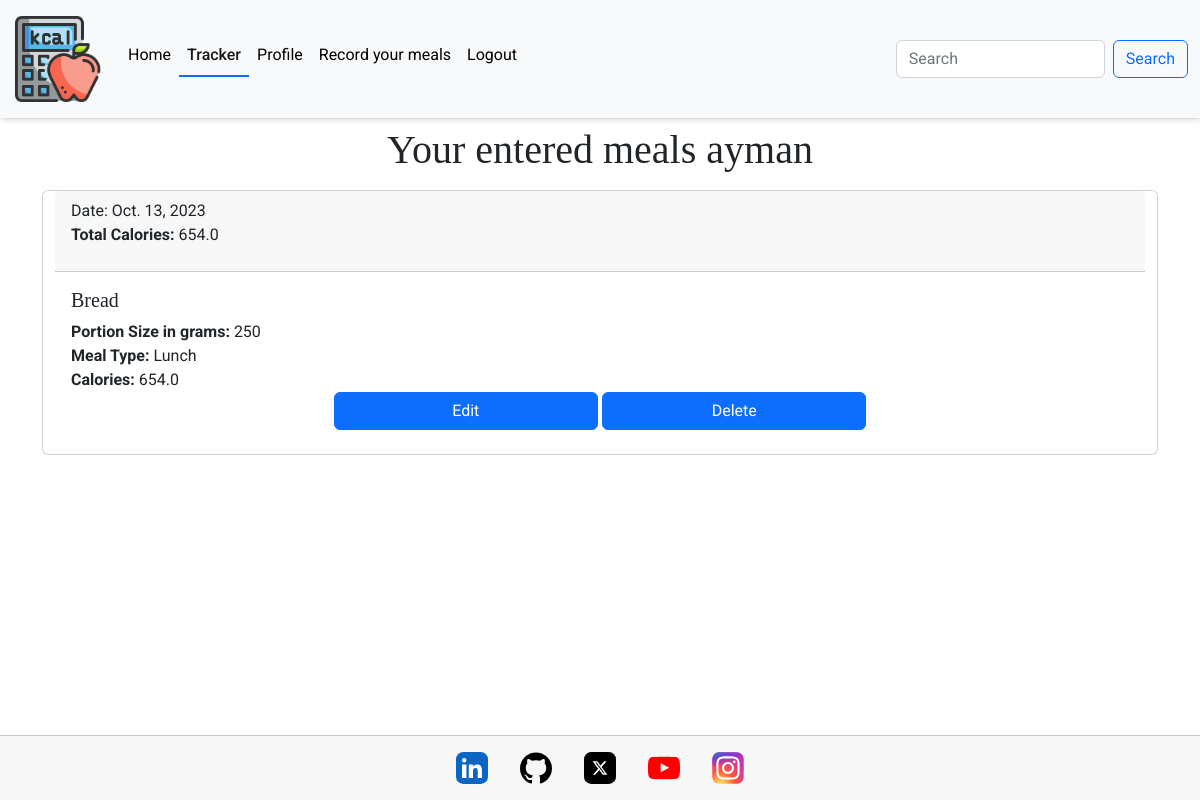
Page /tracker/trackers/ (signed in) on the earlier database version.
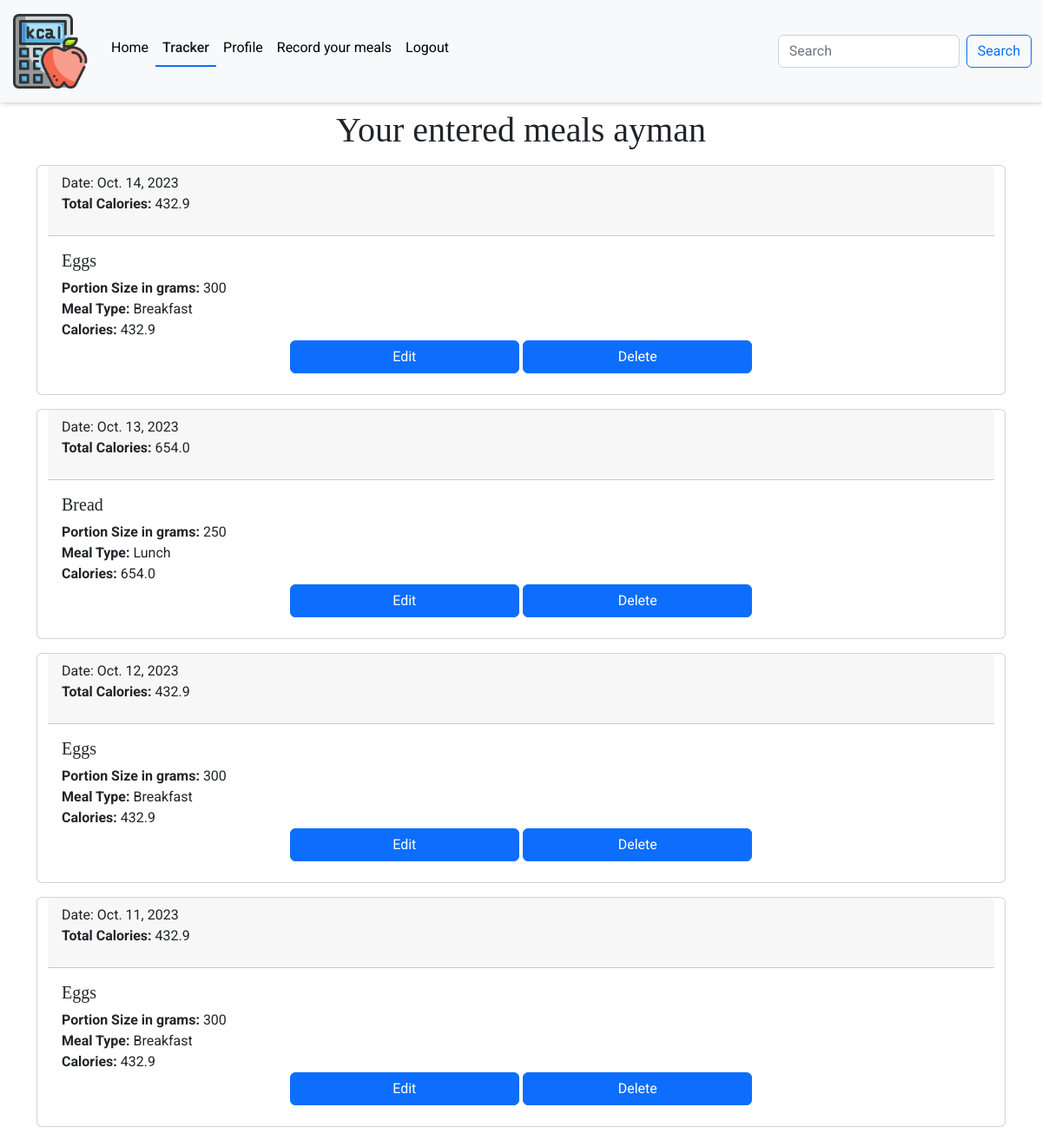
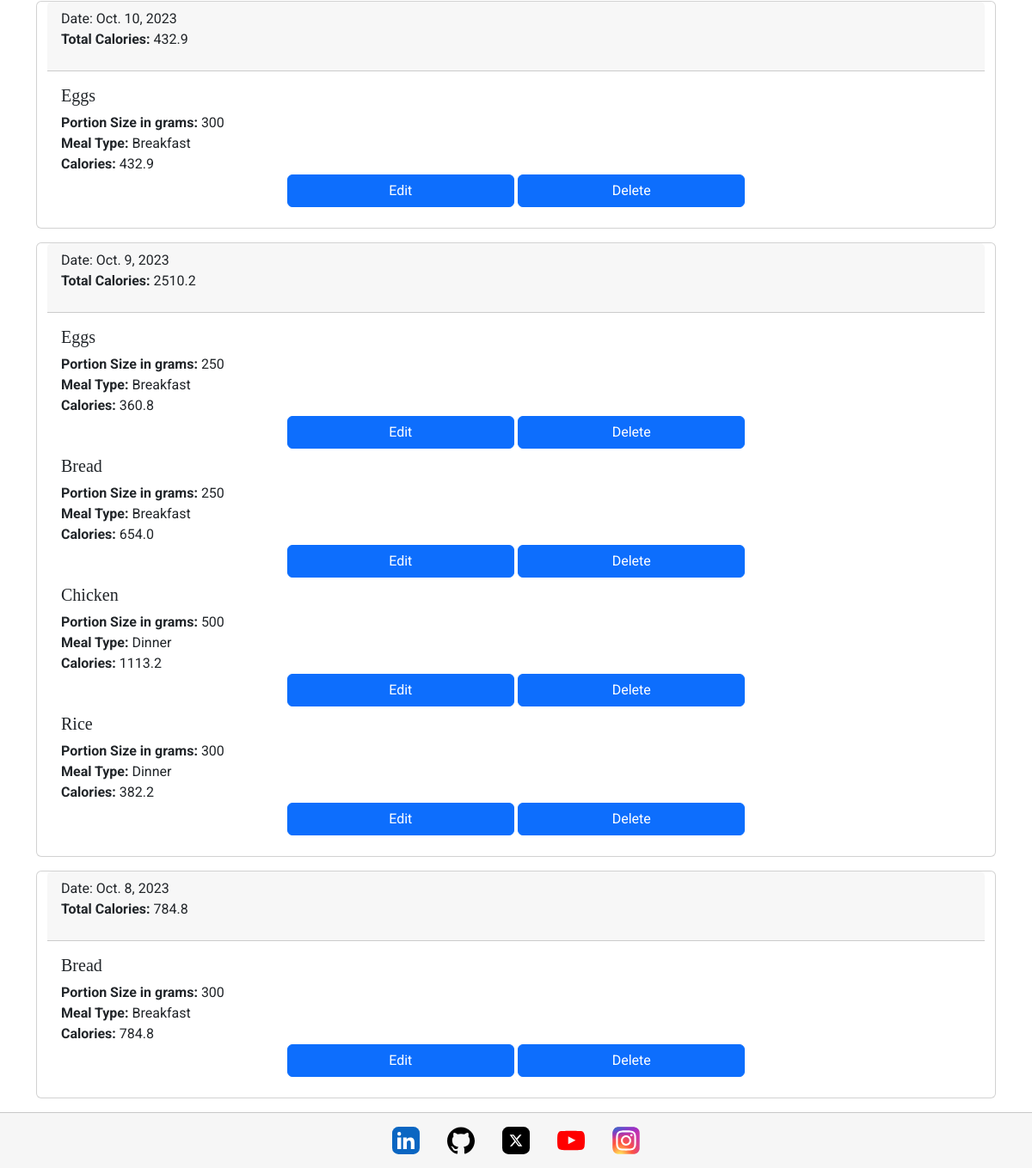
Same page on the later database version (2 pictures, top to bottom).
### tracker/models.py (models this page shows, shortened)
class Tracker(models.Model):
    MEAL_CHOICES = (
        ("Breakfast", "Breakfast"),
        ("Lunch", "Lunch"),
        ("Dinner", "Dinner"),
        ("Snack", "Snack"),
    )
    user = models.ForeignKey(Profile, on_delete=models.CASCADE, related_name="trackers")
    title = models.CharField(max_length=300, null=False, blank=False)
    date = models.DateField(null=False, blank=False)
    portion_size = models.CharField(max_length=200, blank=False, null=False)
    meal_type = models.CharField(choices=MEAL_CHOICES, max_length=10, default="Snack")
    calories = models.FloatField(null=False, default="0")
    image = ResizedImageField(
        size=(400, None),
        quality=75,
        upload_to="tracker/",
        force_format="WEBP",
        blank=True,
        null=False,
    )
    image_alt = models.CharField(max_length=100, null=True, blank=True)
    class Meta:
        ordering = ["-date"]

### tracker/views.py (the view)
# urls.py: path("trackers/", Trackers.as_view(), name="trackers"),
class Trackers(ListView):
    template_name = "tracker/trackers.html"
    model = Tracker
    context_object_name = "trackers"
    def get_context_data(self, **kwargs):
        context = super().get_context_data(**kwargs)
        grouped_by_date = {}
        for date, group in groupby(
            self.object_list.order_by("-date"), lambda x: x.date
        ):
            grouped_entries = list(group)
            total_calories = sum(entry.calories or 0 for entry in grouped_entries)
            grouped_by_date[date] = {
                "entries": grouped_entries,
                "total_calories": total_calories,
            }
        context["trackers_grouped"] = grouped_by_date
        return context
    def get_queryset(self):
        return Tracker.objects.filter(user=self.request.user.profile)

### tracker/templates/tracker/trackers.html (shortened to what this page needs)
{% extends "base.html" %}
{% block content %}
<div class="container justify-content-center d-flex flex-row flex-wrap justify-content-center">
    <h1 class="text-center p-2">
        Your entered meals {{ request.user.username }}
    </h1>
    {% for date, data in trackers_grouped.items %}
    <div class="card mb-3 container justify-content-center">
        <div class="card-header">
            Date: {{ date }}
            <p><strong>Total Calories:</strong> {{ data.total_calories }}</p>
        </div>
        <div class="card-body">
            {% for tracker in data.entries %}
            <div class="row g-0 mb-2">
                <div class="col-md-8">
                    <h5 class="card-title">{{ tracker.title }}</h5>
                    <p class="card-text">
                        <strong>Portion Size in grams:</strong> {{ tracker.portion_size }}<br>
                        <strong>Meal Type:</strong> {{ tracker.meal_type }} <br>
                        <strong>Calories:</strong> {{tracker.calories}}
                    </p>
                </div>
                <div class="text-center">
                    <a href="{% url 'edit_tracker' tracker.id %}" class="btn btn-primary w-25">Edit</a>
                    <a href="{% url 'delete_tracker' tracker.id %}" class="btn btn-primary w-25">Delete</a>
                </div>
            </div>
            {% endfor %}
        </div>
    </div>
    {% endfor %}
</div>
{% endblock %}

### templates/base.html (shortened to what this page needs)
{% load static %}
<!DOCTYPE html>
<html lang="en">
<head>
    {% block extra_css %}
    <link rel="stylesheet" href="https://cdnjs.cloudflare.com/ajax/libs/bootstrap/5.2.3/css/bootstrap.min.css" />
    <link rel="stylesheet" href="{% static '/css/base.css' %}">
    {% endblock %}
</head>
<body>
    {% include 'includes/header.html' %}
    <main>
        {% block content %}
        {% endblock %}
    </main>
    {% include 'includes/footer.html' %}
</body>
</html>

### templates/includes/header.html (shortened to what this page needs)
{% load static %}
<header>
  {% with request.resolver_match.url_name as url_name %}
    <nav class="navbar navbar-expand-lg bg-light">
        <div class="container-fluid">
          <a class="navbar-brand" href="#"><img src="{% static 'images/calories-calculator.png' %}" alt="Calorie Tracker Logo" class="logo"></a>
          <div class="collapse navbar-collapse" id="navbarSupportedContent">
            <ul class="navbar-nav me-auto mb-2 mb-lg-0">
              <li class="nav-item me-auto mb-2">
                <a class="nav-link {% if url_name == 'home' %}active{% endif %}" aria-current="page" href="{% url 'home' %}">Home</a>
              </li>
              {% if request.user.is_authenticated %}
              <li class="nav-item">
                <a class="nav-link {% if url_name == 'trackers' %}active{% endif %}" href="{% url 'trackers' %}">Tracker</a>
              </li>
              <li class="nav-item">
                <a class="nav-link {% if url_name == 'profile' %}active{% endif %}" href="{% url 'profile' request.user.id %}">Profile</a>
              </li>
              <li class="nav-item">
                <a class="nav-link {% if url_name == 'add_tracker' %}active{% endif %}" href="{% url 'add_tracker' %}">Record your meals</a>
              </li>
              <li class="nav-item">
                <a class="nav-link {% if url_name == 'accounts_logout' %}active{% endif %}" href="/accounts/logout/">Logout</a>
              </li>
              {% endif %}
            </ul>
            <form class="d-flex" role="search">
              <input class="form-control me-2" type="search" placeholder="Search" aria-label="Search">
              <button class="btn btn-outline-primary" type="submit">Search</button>
            </form>
          </div>
        </div>
      </nav>
  {% endwith %}
</header>

### templates/includes/footer.html
{% load static %}
<footer>
    <a href="" target="_blank" rel="noopener" aria-label="Linked - Opens in a new tab">
        <img src="{% static '/icons/linkedin-app-icon.svg' %}" alt="LinkedIn Icon" class="social-icon">
    </a>
    <a href="" target="_blank" rel="noopener" aria-label="Linked - Opens in a new tab">
        <img src="{% static '/icons/github-icon.svg' %}" alt="Github Icon" class="social-icon">
    </a>
    <a href="" target="_blank" rel="noopener" aria-label="Linked - Opens in a new tab">
        <img src="{% static '/icons/x-social-media-logo-icon.svg' %}" alt="X Icon" class="social-icon">
    </a>
    <a href="" target="_blank" rel="noopener" aria-label="Linked - Opens in a new tab">
        <img src="{% static '/icons/youtube-color-icon.svg' %}" alt="Youtube Icon" class="social-icon">
    </a>
    <a href="" target="_blank" rel="noopener" aria-label="Linked - Opens in a new tab">
        <img src="{% static '/icons/ig-instagram-icon.svg' %}" alt="Instagram Icon" class="social-icon">
    </a>
</footer>

### static/css/base.css (style rules this page uses)
:root { --title: 'EB Garamond', serif; --main-font: 'Roboto', serif; --background: #3f006a0f; --blue: #0d6efd; --black: #000; --off-white: #f6f6f6; --white: #fff; --orange: #ffbf50; --smal-box-shadow: 1px -1px 7px 0 #00000061; --border: 1px solid #00000030; }
html, body { height: 100%; }
body { display: flex; flex-direction: column; font-family: var(--main-font); }
h1, h2, h3, h4, h5, h6 { font-family: var(--title); }
main { flex: 1 0 auto; background-color: var(--white); }
footer { flex-shrink: 0; background-color: var(--off-white); display: flex; flex-direction: row; justify-content: center; align-items: center; border-top: var(--border); }
.social-icon { height: 2rem; margin: 1rem; }
.navbar { background-color: var(--off-white); box-shadow: var(--smal-box-shadow); }
a.nav-link { color: var(--black); }
img.logo { width: 5.75rem; }
.active { border-bottom: 2px solid var(--blue); font-weight: 500; }

Differences in the rows shown:
added Tracker: trackers_grouped "Oct. 14, 2023", title "Eggs", portion_size "300", meal_type "Breakfast", calories "432.9"
added Tracker: trackers_grouped "Oct. 12, 2023", title "Eggs", portion_size "300", meal_type "Breakfast", calories "432.9"
added Tracker: trackers_grouped "Oct. 11, 2023", title "Eggs", portion_size "300", meal_type "Breakfast", calories "432.9"
added Tracker: trackers_grouped "Oct. 10, 2023", title "Eggs", portion_size "300", meal_type "Breakfast", calories "432.9"
added Tracker: trackers_grouped "Oct. 9, 2023", title "Eggs", portion_size "250", meal_type "Breakfast", calories "360.8"
added Tracker: title "Bread", portion_size "250", meal_type "Breakfast", calories "654.0", shown under "Oct. 9, 2023"
added Tracker: title "Chicken", portion_size "500", meal_type "Dinner", calories "1113.2", shown under "Oct. 9, 2023"
added Tracker: title "Rice", portion_size "300", meal_type "Dinner", calories "382.2", shown under "Oct. 9, 2023"
added Tracker: trackers_grouped "Oct. 8, 2023", title "Bread", portion_size "300", meal_type "Breakfast", calories "784.8"
Other differences:
new list line: "Date: Total Calories: 432.9"
new list line: "Date: Total Calories: 2510.2"
new list line: "Date: Total Calories: 784.8"
